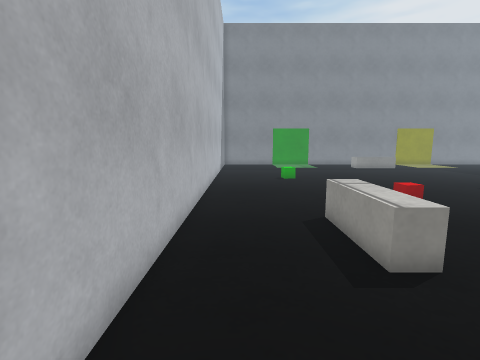
View 1 (above)

15 first-person views from a walk through a world built for the Webots simulator. The camera is 0.24 m above the floor, tilts 8° down and sees 85° across. The floor is counted in squares, 0.1 m on a side. Each view is taken from the middle of a square. On the plan, view 1 faces up. The plan holds only what a view shows up to about 17 squares ahead; the rest is blank. Robots are left out. Webots' stock objects and surfaces are drawn as simple stand-ins.

View 2
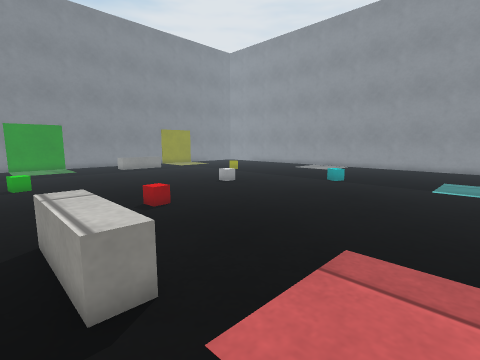

View 3
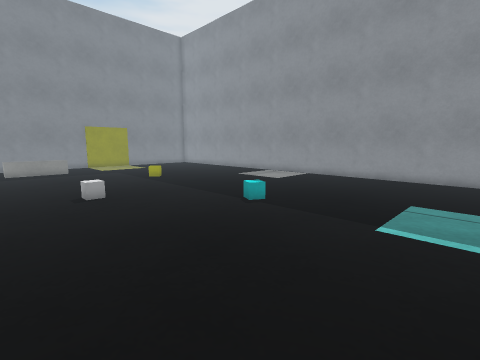

View 4
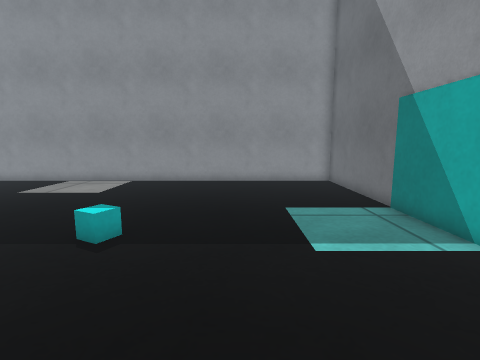

View 5
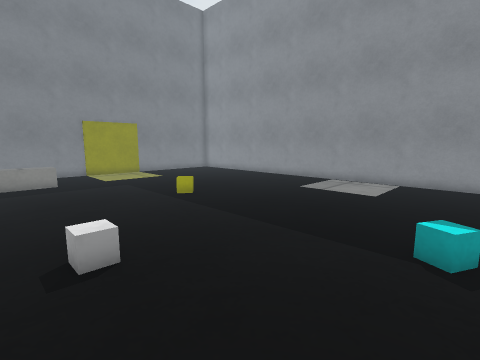

View 6
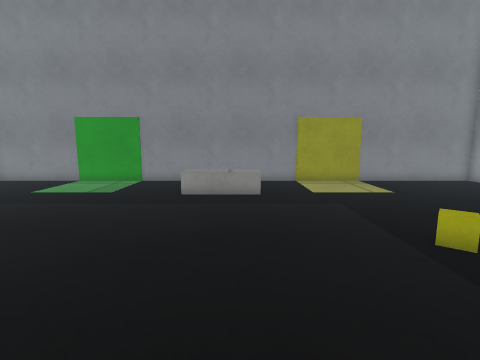

View 7
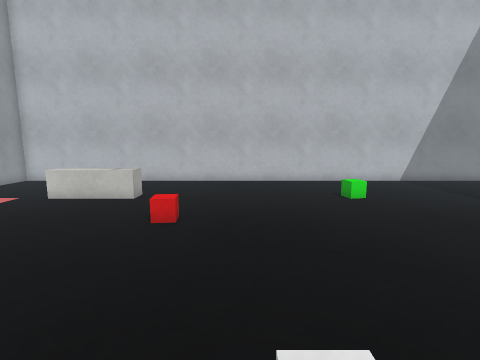

View 8
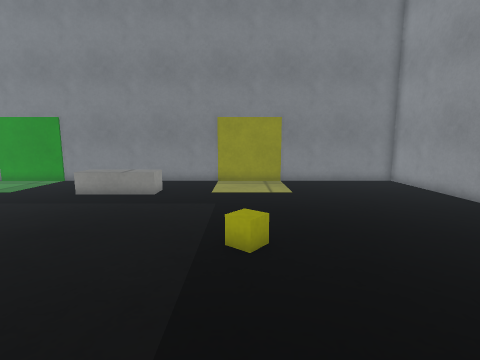

View 9
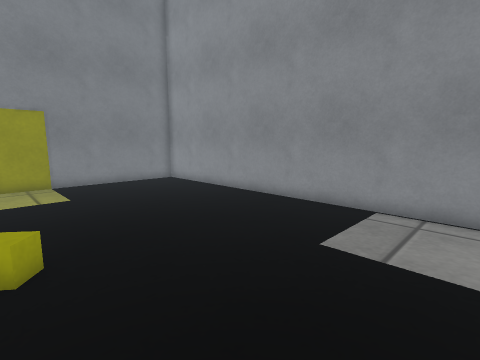

View 10
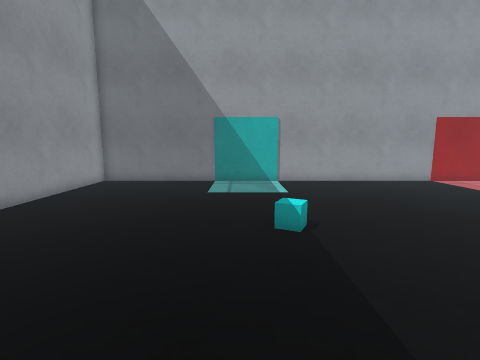

View 11
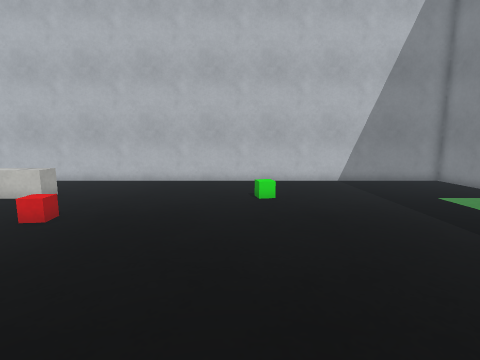

View 12
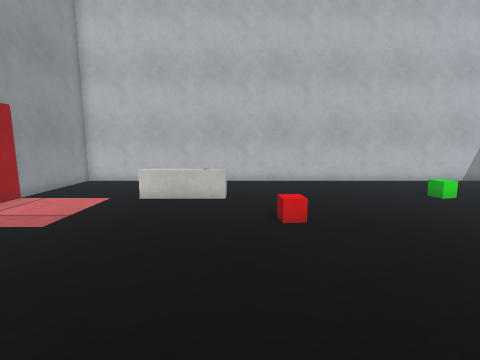

View 13
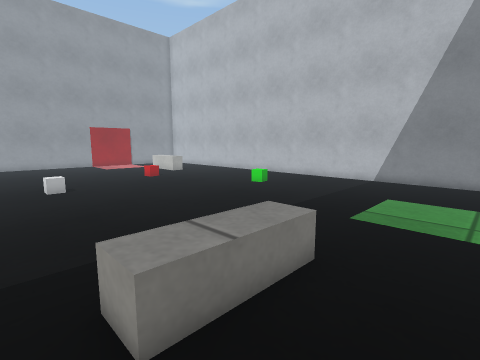

View 14
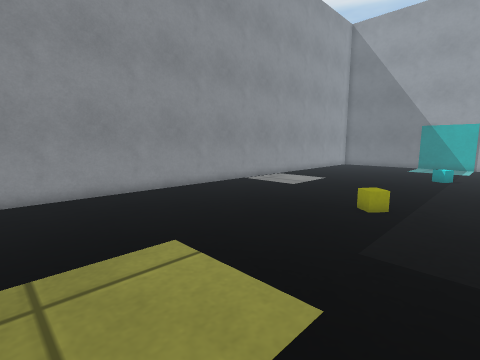

View 15
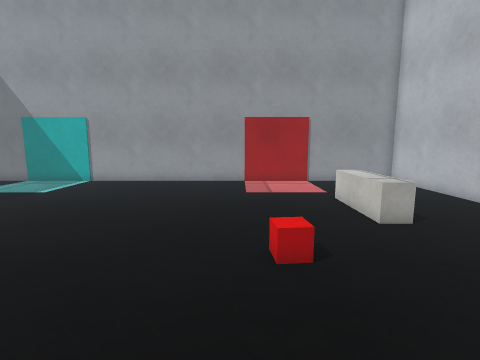

### Floor plan
Points are (right, up) in squares from view 1. A wall is a line through its corners. A room is listed if a view was taken in it or the views show most of it. See-through windows are left out.
Room 1 (views 1, 2, 3, 4, 5, 6, 7, 8, 9, 10, 11, 12, 13, 14, 15)
walls: (28.8, -0.7) (28.8, 29.7) (-1.7, 29.7) (-1.7, -0.7) (28.8, -0.7)
low walls: (3.8, 8.4) (3.8, 4.6) (2.8, 4.6) (2.8, 8.4) (3.8, 8.4); (11.1, 26.4) (15, 26.4) (15, 25.2) (11.2, 25.2)
objects: green box (3, 18) to (4, 18); red box (7, 10) to (7, 11); white box (13, 14) to (14, 14); cyan box (18, 8) to (19, 9); yellow box (19, 19)

Where each view was taken, in squares from view 1:
view 1: 0 up, 0 right, facing up
view 2: 1 up, 2 right, facing up-right
view 3: 1 up, 10 right, facing up-right
view 4: 5 up, 12 right, facing right
view 5: 8 up, 12 right, facing up-right
view 6: 13 up, 14 right, facing up
view 7: 13 up, 15 right, facing left
view 8: 13 up, 19 right, facing up
view 9: 13 up, 19 right, facing up-right
view 10: 16 up, 20 right, facing down
view 11: 17 up, 15 right, facing left
view 12: 9 up, 15 right, facing left
view 13: 29 up, 16 right, facing down-left
view 14: 29 up, 16 right, facing down-right
view 15: 16 up, 8 right, facing down
